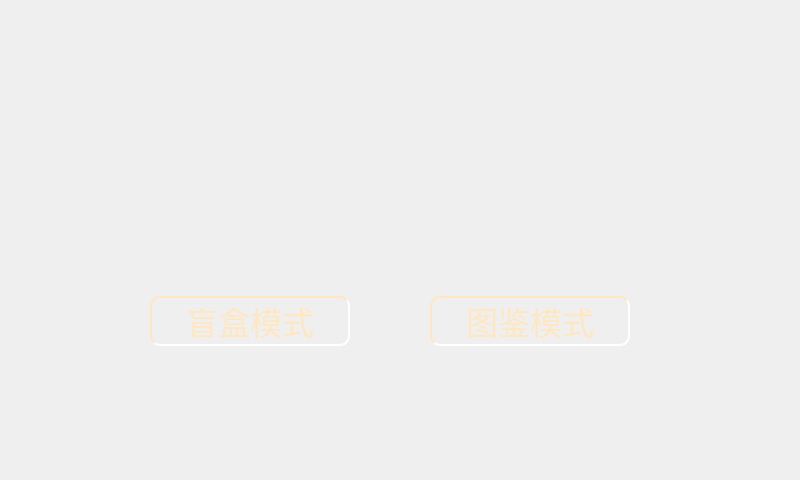
<?xml version="1.0" encoding="UTF-8"?>
<ui version="4.0">
 <class>Widget</class>
 <widget class="QWidget" name="Widget">
  <property name="geometry">
   <rect>
    <x>0</x>
    <y>0</y>
    <width>800</width>
    <height>480</height>
   </rect>
  </property>
  <property name="minimumSize">
   <size>
    <width>800</width>
    <height>480</height>
   </size>
  </property>
  <property name="maximumSize">
   <size>
    <width>800</width>
    <height>480</height>
   </size>
  </property>
  <property name="windowTitle">
   <string>Widget</string>
  </property>
  <property name="styleSheet">
   <string notr="true"/>
  </property>
  <widget class="QWidget" name="horizontalLayoutWidget">
   <property name="geometry">
    <rect>
     <x>120</x>
     <y>270</y>
     <width>541</width>
     <height>102</height>
    </rect>
   </property>
   <layout class="QHBoxLayout" name="horizontalLayout" stretch="0,0">
    <property name="spacing">
     <number>50</number>
    </property>
    <property name="sizeConstraint">
     <enum>QLayout::SetMinimumSize</enum>
    </property>
    <item>
     <widget class="QPushButton" name="startmh">
      <property name="sizePolicy">
       <sizepolicy hsizetype="Minimum" vsizetype="Expanding">
        <horstretch>0</horstretch>
        <verstretch>0</verstretch>
       </sizepolicy>
      </property>
      <property name="minimumSize">
       <size>
        <width>200</width>
        <height>50</height>
       </size>
      </property>
      <property name="maximumSize">
       <size>
        <width>200</width>
        <height>50</height>
       </size>
      </property>
      <property name="font">
       <font>
        <family>华文新魏</family>
        <pointsize>24</pointsize>
       </font>
      </property>
      <property name="styleSheet">
       <string notr="true">QPushButton{
color:rgb(255,231,194);
background: transparent;
border:2px;
border-color:rgb(255,231,194) ;
border-radius:10px;
border-style: inset;
}

QPushButton:hover
{background-color:rgb(229, 241, 251); color: black;}
                                 
QPushButton:pressed
{background-color:rgb(204, 228, 247);border-style: inset;}</string>
      </property>
      <property name="text">
       <string>盲盒模式</string>
      </property>
     </widget>
    </item>
    <item>
     <widget class="QPushButton" name="starttj">
      <property name="sizePolicy">
       <sizepolicy hsizetype="Minimum" vsizetype="MinimumExpanding">
        <horstretch>0</horstretch>
        <verstretch>0</verstretch>
       </sizepolicy>
      </property>
      <property name="minimumSize">
       <size>
        <width>200</width>
        <height>50</height>
       </size>
      </property>
      <property name="maximumSize">
       <size>
        <width>200</width>
        <height>50</height>
       </size>
      </property>
      <property name="font">
       <font>
        <family>华文新魏</family>
        <pointsize>24</pointsize>
       </font>
      </property>
      <property name="styleSheet">
       <string notr="true">QPushButton{
color:rgb(255,231,194);
background: transparent;
border:2px;
border-color:rgb(255,231,194) ;
border-radius:10px;
border-style: inset;
}

QPushButton:hover
{background-color:rgb(229, 241, 251); color: black;}
                                 
QPushButton:pressed
{background-color:rgb(204, 228, 247);border-style: inset;}</string>
      </property>
      <property name="text">
       <string>图鉴模式</string>
      </property>
     </widget>
    </item>
   </layout>
  </widget>
 </widget>
 <resources/>
 <connections/>
</ui>
